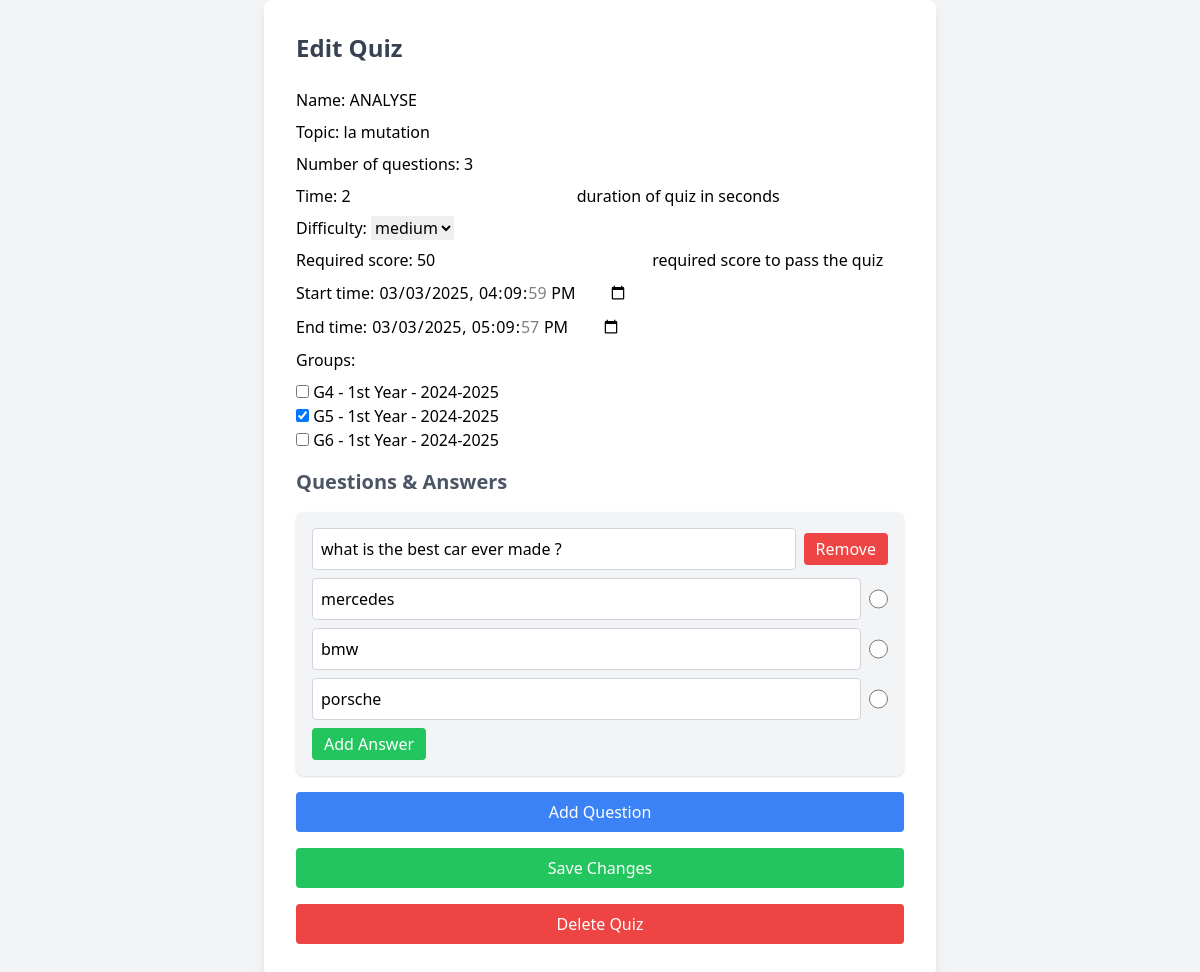
Screenshot of /edit-quiz/16/ (signed in) with the database file from the repository.
### quizes/models.py (models this page shows, shortened)
class Quiz(models.Model):
    name = models.CharField(max_length=120)
    topic = models.CharField(max_length=120)
    number_of_questions = models.IntegerField()
    time = models.IntegerField(help_text="duration of quiz in seconds")
    difficulty = models.CharField(max_length=6, choices=DIFF_CHOICES)
    required_score = models.IntegerField(help_text="required score to pass the quiz")
    created_by = models.ForeignKey(Professor, on_delete=models.CASCADE)
    start_time = models.DateTimeField()  # Students can access from this time
    end_time = models.DateTimeField()  # Access closes after this time
    groups = models.ManyToManyField(Group)  # Assign quiz to multiple groups
    created_at = models.DateTimeField(auto_now_add=True)
    class Meta:
        verbose_name_plural = "Quizes"

### groupe/models.py (models this page shows)
class Group(models.Model):
    name = models.CharField(max_length=100)
    academic_level = models.CharField(
        max_length=50,
        choices=[
            ("1st Year", "1st Year"),
            ("2nd Year", "2nd Year"),
            ("3rd Year", "3rd Year"),
            ("Master 1", "Master 1"),
            ("Master 2", "Master 2"),
        ],
        default="1st Year"
    )
    academic_session = models.ForeignKey(AcademicSession, on_delete=models.CASCADE)
    def __str__(self):
        return f"{self.name} - {self.academic_level} - {self.academic_session.year}"

### questions/models.py (models this page shows, shortened)
class Question(models.Model):
    text = models.CharField(max_length=200)
    quiz = models.ForeignKey(Quiz, on_delete=models.CASCADE)
    created = models.DateTimeField(auto_now_add=True)

class Answer(models.Model):
    text = models.CharField(max_length=200)
    correct = models.BooleanField(default=False)
    question = models.ForeignKey(Question, on_delete=models.CASCADE, related_name="answers")
    created = models.DateTimeField(auto_now_add=True)

### documents/views.py (the view)
# urls.py: path('edit-quiz/<int:quiz_id>/', views.edit_quiz, name='edit_quiz'),
@login_required
def edit_quiz(request, quiz_id):
    quiz = get_object_or_404(Quiz, id=quiz_id)
    if not request.user.is_professor() or quiz.created_by != request.user.professor:
        messages.error(request, "You are not authorized to edit this quiz.")
        return redirect('index')  # Redirect unauthorized users
    if request.method == "POST":
        form = QuizForm(request.POST, instance=quiz, professor=request.user.professor)
        if form.is_valid():
            form.save()
            questions_texts = request.POST.getlist("questions[]")  # Get all questions
            correct_answers = request.POST.getlist("correct_answers[]")  # Get correct answers
            quiz.question_set.all().delete()
            for i, question_text in enumerate(questions_texts):
                if question_text.strip():
                    question = Question.objects.create(
                        quiz=quiz,
                        text=question_text,
                        created=datetime.now()
                    )
                    answers_texts = request.POST.getlist(f"answers[{i}][]")
                    if i < len(correct_answers) and correct_answers[i]:
                        correct_answer_index = int(correct_answers[i])
                    else:
                        correct_answer_index = 0  # Default to the first answer if no correct answer is selected
                    for j, answer_text in enumerate(answers_texts):
                        if answer_text.strip():
                            Answer.objects.create(
                                question=question,
                                text=answer_text,
                                correct=(j == correct_answer_index),
                                created=datetime.now()
                            )
            messages.success(request, "Quiz updated successfully!")
            return redirect('professor')  # Redirect to quiz list
    else:
        form = QuizForm(instance=quiz, professor=request.user.professor)
    return render(request, 'quizes/edit_quiz.html', {'form': form, 'quiz': quiz})

### documents/forms.py (shortened to what this page needs)
class QuizForm(forms.ModelForm):
    questions = forms.CharField(widget=forms.HiddenInput(), required=False)
    answers = forms.CharField(widget=forms.HiddenInput(), required=False)
    correct_answers = forms.CharField(widget=forms.HiddenInput(), required=False)
    class Meta:
        model = Quiz
        fields = [
            'name', 'topic', 'number_of_questions', 'time',
            'difficulty', 'required_score', 'start_time', 'end_time', 'groups',
            'questions', 'answers', 'correct_answers'  # Include custom fields
        ]
        widgets = {
            'start_time': forms.DateTimeInput(attrs={'type': 'datetime-local'}),
            'end_time': forms.DateTimeInput(attrs={'type': 'datetime-local'}),
            'difficulty': forms.Select(choices=DIFF_CHOICES),
            'groups': forms.CheckboxSelectMultiple(),  # Allow multiple group selection
        }
    def __init__(self, *args, **kwargs):
        professor = kwargs.pop('professor', None)  # Get the logged-in professor
        super().__init__(*args, **kwargs)
        if professor:
            self.fields['groups'].queryset = professor.groups.all()

### documents/models.py (called while the page is built)
    def is_professor(self):
        return self.role == 'professor'

### theme/templates/quizes/edit_quiz.html (shortened to what this page needs)
<!DOCTYPE html>
<html lang="en">
<head>
    <script src="https://cdn.tailwindcss.com"></script>
</head>
<body class="bg-gray-100 flex justify-center items-center min-h-screen">
    <div class="bg-white p-8 rounded-lg shadow-lg w-full max-w-2xl">
        <h1 class="text-2xl font-bold text-gray-700 mb-6">Edit Quiz</h1>
        <form method="POST" action="{% url 'edit_quiz' quiz.id %}" class="space-y-4">
            <div class="space-y-2">
                {{ form.as_p }}
            </div>
            <h2 class="text-xl font-semibold text-gray-600">Questions & Answers</h2>
            <div id="questions-container" class="space-y-4">
                {% for question in quiz.question_set.all %}
                    <div class="bg-gray-100 p-4 rounded-lg shadow">
                        <div class="flex justify-between items-center">
                            <input type="text" name="questions[]" value="{{ question.text }}" required
                                class="w-full p-2 border border-gray-300 rounded focus:outline-none focus:ring-2 focus:ring-blue-500">
                            <button type="button" onclick="removeQuestionField(this)"
                                class="ml-2 px-3 py-1 bg-red-500 text-white rounded hover:bg-red-600">Remove</button>
                        </div>
                        <div class="answers-container space-y-2 mt-2">
                            {% for answer in question.answers.all %}
                                <div class="flex items-center space-x-2">
                                    <input type="text" name="answers[{{ forloop.parentloop.counter0 }}][]" value="{{ answer.text }}" required
                                        class="w-full p-2 border border-gray-300 rounded focus:outline-none focus:ring-2 focus:ring-blue-500">
                                    <input type="radio" name="correct_answers[{{ forloop.parentloop.counter0 }}]"
                                        value="{{ forloop.counter0 }}" {% if answer.is_correct %}checked{% endif %}
                                        class="w-5 h-5 text-blue-500">
                                </div>
                            {% endfor %}
                        </div>
                        <button type="button" onclick="addAnswerField(this)"
                            class="mt-2 px-3 py-1 bg-green-500 text-white rounded hover:bg-green-600">Add Answer</button>
                    </div>
                {% endfor %}
            </div>
            <button type="button" onclick="addQuestionField()"
                class="w-full bg-blue-500 text-white py-2 rounded hover:bg-blue-600">Add Question</button>
            <button type="submit" id="saveChangesButton"
                class="w-full bg-green-500 text-white py-2 rounded hover:bg-green-600">Save Changes</button>
        </form>
        <form id="deleteQuizForm" method="POST" action="{% url 'delete_quiz' quiz.id %}" class="mt-4">
            <button type="submit" id="deleteQuizButton"
                class="w-full bg-red-500 text-white py-2 rounded hover:bg-red-600">Delete Quiz</button>
        </form>
    </div>
</body>
</html>

### rows the page displays
Quiz: name "ANALYSE", topic "la mutation", number_of_questions "3", time "2", difficulty "medium", required_score "50", start_time "03/03/2025 16:09:59", end_time "03/03/2025 17:09:57"
Question: text "what is the best car ever made ?"
Answer: text "mercedes"
Answer: text "bmw"
Answer: text "porsche"
